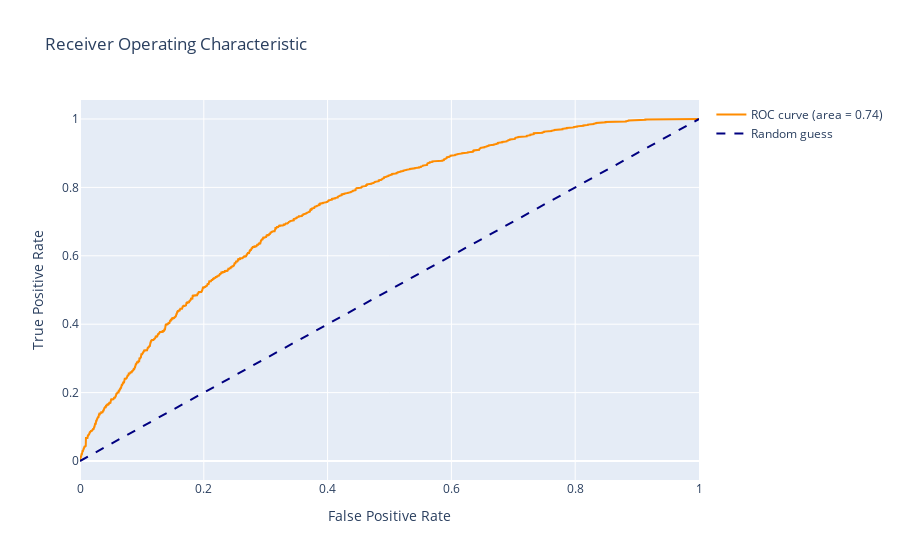

Notebook source saved alongside this figure:
### Code cell
import plotly.graph_objects as go

fig = go.Figure()
fig.add_trace(
    go.Scatter(
        x=fpr,
        y=tpr,
        mode="lines",
        name="ROC curve (area = %0.2f)" % auc,
        line=dict(color="darkorange", width=2),
        text=thresholds,
        hovertemplate="fpr: %{x:.2f}<br>tpr: %{y:.2f}<br>threshold: %{text:.2f}",
    )
)
fig.add_trace(
    go.Scatter(
        x=[0, 1],
        y=[0, 1],
        mode="lines",
        name="Random guess",
        line=dict(color="navy", width=2, dash="dash"),
    )
)
fig.update_layout(
    title="Receiver Operating Characteristic",
    xaxis_title="False Positive Rate",
    yaxis_title="True Positive Rate",
)
fig.show()

### Figure 1 — Plotly figure (JSON) as saved in the notebook; plotly's stock layout.template omitted (floating-point values rounded to 4 significant figures; data arrays with more than 128 entries replaced by an {"elided": "..."} marker saying what was removed)
{"data": [{"hovertemplate": "fpr: %{x:.2f}<br>tpr: %{y:.2f}<br>threshold: %{text:.2f}", "line": {"color": "darkorange", "width": 2}, "mode": "lines", "name": "ROC curve (area = 0.74)", "text": {"elided": "1458 float values"}, "type": "scatter", "x": {"elided": "1458 float values"}, "y": {"elided": "1458 float values"}}, {"line": {"color": "navy", "dash": "dash", "width": 2}, "mode": "lines", "name": "Random guess", "type": "scatter", "x": [0, 1], "y": [0, 1]}], "layout": {"title": {"text": "Receiver Operating Characteristic"}, "xaxis": {"title": {"text": "False Positive Rate"}}, "yaxis": {"title": {"text": "True Positive Rate"}}}}
